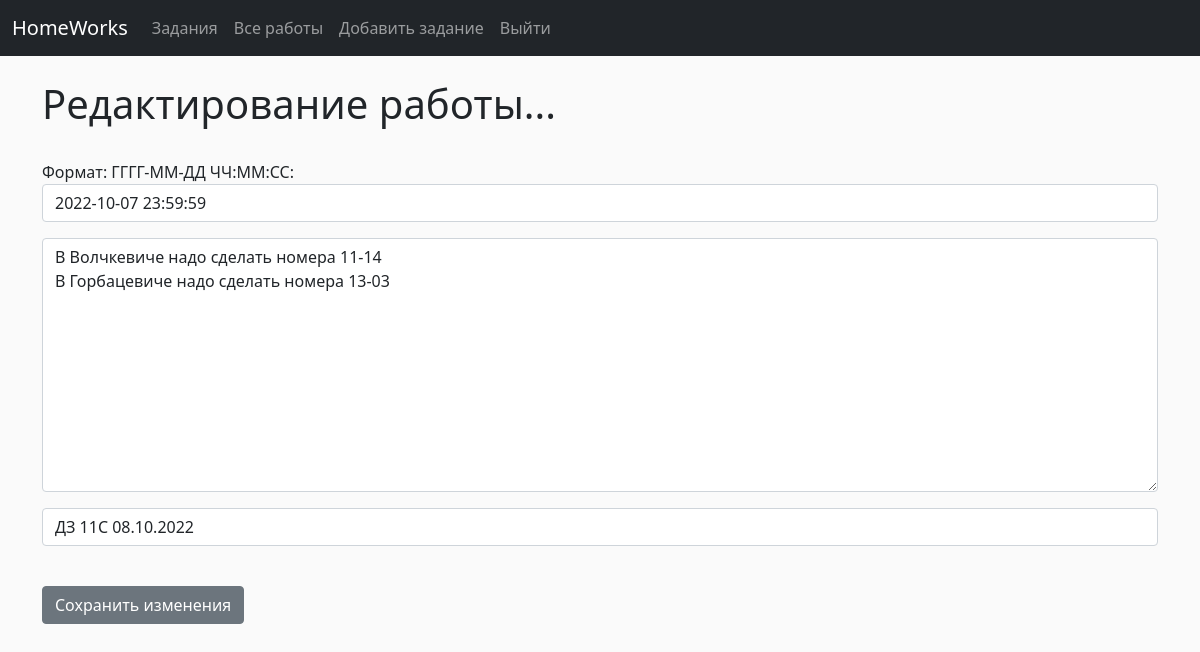
Screenshot of /update_task/1 (signed in) with the database file from the repository.
### works/models.py (models this page shows, shortened)
class Task(models.Model):
	name = models.CharField('Название работы', max_length=120)
	description = models.TextField(blank=True)
	deadline = models.DateTimeField('Дедлайн сдачи работы')

### works/views.py (the view)
# urls.py: path('update_task/<task_id>', views.update_task, name='update-task'),
def update_task(request, task_id):
	task = Task.objects.get(pk=task_id)
	form = TaskForm(request.POST or None, request.FILES or None, instance=task)
	print("there")
	if form.is_valid():
		form.save()
		return redirect('all-tasks')
	return render(request, 'works/update_task.html',
		{'task': task,
		'form':form})

### works/forms.py
class TaskForm(ModelForm):
    class Meta:
        model = Task
        fields = {'name', 'deadline', 'description'}
        labels = {
            'name': '',
            'deadline': 'Формат: ГГГГ-ММ-ДД ЧЧ:ММ:CC',
            'description': '',
        }
        widgets = {
            'name': forms.TextInput(attrs={'class':'form-control', 'placeholder':'Название работы'}),
            'deadline': forms.TextInput(attrs={'class':'form-control', 'placeholder':'Дедлайн сдачи работы'}),
            'description': forms.Textarea(attrs={'class':'form-control', 'placeholder':'Описание работы'}),
        }

### works/templates/works/update_task.html (shortened to what this page needs)
{% extends 'works/base.html' %}
{% block content %}
{% if user.is_superuser %}
	<h1>Редактирование работы...</h1>
	<br/>
	<form action="" method=POST  enctype="multipart/form-data">
		{{ form.as_p }}
		<br/>
		<input type="submit" value="Сохранить изменения" class="btn btn-secondary">
    </form>
{% else %}
	<h1>Для просмотра этой страницы требуется права учителя!</h1>
	<a href="{% url 'login' %}">Войти</a>
{% endif %}
{% endblock %}

### works/templates/works/base.html (style rules this page uses)
body { background: #fafafa; }

### rows the page displays
Task: deadline "2022-10-07 23:59:59", description "В Волчкевиче надо сделать номера 11-14 В Горбацевиче надо сделать номера 13-03", name "ДЗ 11С 08.10.2022"
